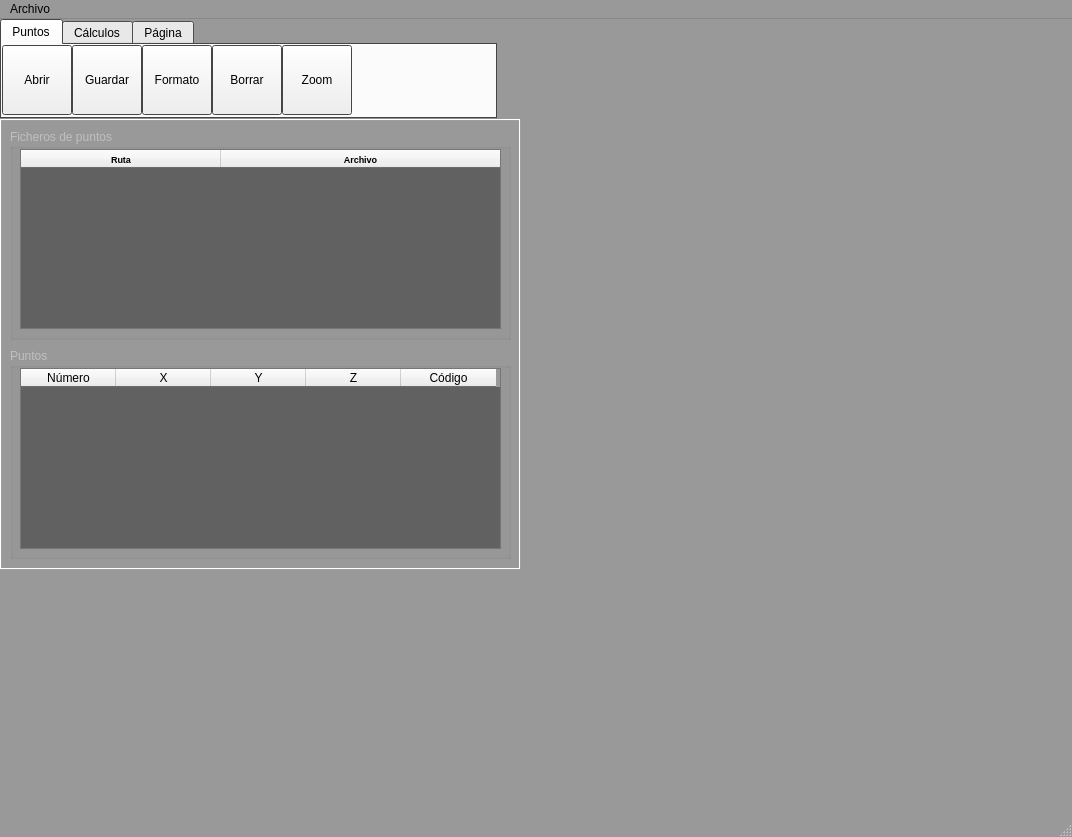
<?xml version="1.0" encoding="UTF-8"?>
<ui version="4.0">
 <author>Juanjo LG</author>
 <class>MainWindow</class>
 <widget class="QMainWindow" name="MainWindow">
  <property name="geometry">
   <rect>
    <x>0</x>
    <y>0</y>
    <width>1072</width>
    <height>837</height>
   </rect>
  </property>
  <property name="palette">
   <palette>
    <active>
     <colorrole role="WindowText">
      <brush brushstyle="SolidPattern">
       <color alpha="255">
        <red>191</red>
        <green>191</green>
        <blue>191</blue>
       </color>
      </brush>
     </colorrole>
     <colorrole role="Base">
      <brush brushstyle="SolidPattern">
       <color alpha="255">
        <red>97</red>
        <green>97</green>
        <blue>97</blue>
       </color>
      </brush>
     </colorrole>
     <colorrole role="Window">
      <brush brushstyle="SolidPattern">
       <color alpha="255">
        <red>153</red>
        <green>153</green>
        <blue>153</blue>
       </color>
      </brush>
     </colorrole>
    </active>
    <inactive>
     <colorrole role="WindowText">
      <brush brushstyle="SolidPattern">
       <color alpha="255">
        <red>191</red>
        <green>191</green>
        <blue>191</blue>
       </color>
      </brush>
     </colorrole>
     <colorrole role="Base">
      <brush brushstyle="SolidPattern">
       <color alpha="255">
        <red>97</red>
        <green>97</green>
        <blue>97</blue>
       </color>
      </brush>
     </colorrole>
     <colorrole role="Window">
      <brush brushstyle="SolidPattern">
       <color alpha="255">
        <red>153</red>
        <green>153</green>
        <blue>153</blue>
       </color>
      </brush>
     </colorrole>
    </inactive>
    <disabled>
     <colorrole role="WindowText">
      <brush brushstyle="SolidPattern">
       <color alpha="255">
        <red>120</red>
        <green>120</green>
        <blue>120</blue>
       </color>
      </brush>
     </colorrole>
     <colorrole role="Base">
      <brush brushstyle="SolidPattern">
       <color alpha="255">
        <red>153</red>
        <green>153</green>
        <blue>153</blue>
       </color>
      </brush>
     </colorrole>
     <colorrole role="Window">
      <brush brushstyle="SolidPattern">
       <color alpha="255">
        <red>153</red>
        <green>153</green>
        <blue>153</blue>
       </color>
      </brush>
     </colorrole>
    </disabled>
   </palette>
  </property>
  <property name="font">
   <font>
    <kerning>true</kerning>
   </font>
  </property>
  <property name="windowTitle">
   <string>MainWindow</string>
  </property>
  <widget class="QWidget" name="centralwidget">
   <widget class="QTabWidget" name="tabWidget">
    <property name="geometry">
     <rect>
      <x>0</x>
      <y>0</y>
      <width>497</width>
      <height>100</height>
     </rect>
    </property>
    <property name="palette">
     <palette>
      <active>
       <colorrole role="WindowText">
        <brush brushstyle="SolidPattern">
         <color alpha="255">
          <red>0</red>
          <green>0</green>
          <blue>0</blue>
         </color>
        </brush>
       </colorrole>
       <colorrole role="Light">
        <brush brushstyle="SolidPattern">
         <color alpha="255">
          <red>97</red>
          <green>97</green>
          <blue>97</blue>
         </color>
        </brush>
       </colorrole>
       <colorrole role="Midlight">
        <brush brushstyle="SolidPattern">
         <color alpha="255">
          <red>153</red>
          <green>153</green>
          <blue>153</blue>
         </color>
        </brush>
       </colorrole>
       <colorrole role="Base">
        <brush brushstyle="SolidPattern">
         <color alpha="255">
          <red>153</red>
          <green>153</green>
          <blue>153</blue>
         </color>
        </brush>
       </colorrole>
       <colorrole role="Window">
        <brush brushstyle="SolidPattern">
         <color alpha="255">
          <red>97</red>
          <green>97</green>
          <blue>97</blue>
         </color>
        </brush>
       </colorrole>
       <colorrole role="HighlightedText">
        <brush brushstyle="SolidPattern">
         <color alpha="255">
          <red>153</red>
          <green>153</green>
          <blue>153</blue>
         </color>
        </brush>
       </colorrole>
       <colorrole role="NoRole">
        <brush brushstyle="SolidPattern">
         <color alpha="255">
          <red>153</red>
          <green>153</green>
          <blue>153</blue>
         </color>
        </brush>
       </colorrole>
      </active>
      <inactive>
       <colorrole role="WindowText">
        <brush brushstyle="SolidPattern">
         <color alpha="255">
          <red>0</red>
          <green>0</green>
          <blue>0</blue>
         </color>
        </brush>
       </colorrole>
       <colorrole role="Light">
        <brush brushstyle="SolidPattern">
         <color alpha="255">
          <red>97</red>
          <green>97</green>
          <blue>97</blue>
         </color>
        </brush>
       </colorrole>
       <colorrole role="Midlight">
        <brush brushstyle="SolidPattern">
         <color alpha="255">
          <red>153</red>
          <green>153</green>
          <blue>153</blue>
         </color>
        </brush>
       </colorrole>
       <colorrole role="Base">
        <brush brushstyle="SolidPattern">
         <color alpha="255">
          <red>153</red>
          <green>153</green>
          <blue>153</blue>
         </color>
        </brush>
       </colorrole>
       <colorrole role="Window">
        <brush brushstyle="SolidPattern">
         <color alpha="255">
          <red>97</red>
          <green>97</green>
          <blue>97</blue>
         </color>
        </brush>
       </colorrole>
       <colorrole role="HighlightedText">
        <brush brushstyle="SolidPattern">
         <color alpha="255">
          <red>153</red>
          <green>153</green>
          <blue>153</blue>
         </color>
        </brush>
       </colorrole>
       <colorrole role="NoRole">
        <brush brushstyle="SolidPattern">
         <color alpha="255">
          <red>153</red>
          <green>153</green>
          <blue>153</blue>
         </color>
        </brush>
       </colorrole>
      </inactive>
      <disabled>
       <colorrole role="WindowText">
        <brush brushstyle="SolidPattern">
         <color alpha="255">
          <red>150</red>
          <green>160</green>
          <blue>61</blue>
         </color>
        </brush>
       </colorrole>
       <colorrole role="Light">
        <brush brushstyle="SolidPattern">
         <color alpha="255">
          <red>97</red>
          <green>97</green>
          <blue>97</blue>
         </color>
        </brush>
       </colorrole>
       <colorrole role="Midlight">
        <brush brushstyle="SolidPattern">
         <color alpha="255">
          <red>153</red>
          <green>153</green>
          <blue>153</blue>
         </color>
        </brush>
       </colorrole>
       <colorrole role="Base">
        <brush brushstyle="SolidPattern">
         <color alpha="255">
          <red>97</red>
          <green>97</green>
          <blue>97</blue>
         </color>
        </brush>
       </colorrole>
       <colorrole role="Window">
        <brush brushstyle="SolidPattern">
         <color alpha="255">
          <red>97</red>
          <green>97</green>
          <blue>97</blue>
         </color>
        </brush>
       </colorrole>
       <colorrole role="HighlightedText">
        <brush brushstyle="SolidPattern">
         <color alpha="255">
          <red>153</red>
          <green>153</green>
          <blue>153</blue>
         </color>
        </brush>
       </colorrole>
       <colorrole role="NoRole">
        <brush brushstyle="SolidPattern">
         <color alpha="255">
          <red>153</red>
          <green>153</green>
          <blue>153</blue>
         </color>
        </brush>
       </colorrole>
      </disabled>
     </palette>
    </property>
    <property name="tabShape">
     <enum>QTabWidget::Rounded</enum>
    </property>
    <property name="currentIndex">
     <number>0</number>
    </property>
    <property name="elideMode">
     <enum>Qt::ElideNone</enum>
    </property>
    <widget class="QWidget" name="tab">
     <attribute name="title">
      <string>Puntos</string>
     </attribute>
     <widget class="QPushButton" name="pushButton">
      <property name="geometry">
       <rect>
        <x>0</x>
        <y>0</y>
        <width>70</width>
        <height>70</height>
       </rect>
      </property>
      <property name="text">
       <string>Abrir</string>
      </property>
     </widget>
     <widget class="QPushButton" name="pushButton_2">
      <property name="geometry">
       <rect>
        <x>70</x>
        <y>0</y>
        <width>70</width>
        <height>70</height>
       </rect>
      </property>
      <property name="text">
       <string>Guardar</string>
      </property>
     </widget>
     <widget class="QPushButton" name="pushButton_3">
      <property name="geometry">
       <rect>
        <x>140</x>
        <y>0</y>
        <width>70</width>
        <height>70</height>
       </rect>
      </property>
      <property name="text">
       <string>Formato</string>
      </property>
     </widget>
     <widget class="QPushButton" name="pushButton_4">
      <property name="geometry">
       <rect>
        <x>210</x>
        <y>0</y>
        <width>70</width>
        <height>70</height>
       </rect>
      </property>
      <property name="text">
       <string>Borrar</string>
      </property>
     </widget>
     <widget class="QPushButton" name="pushButton_5">
      <property name="geometry">
       <rect>
        <x>280</x>
        <y>0</y>
        <width>70</width>
        <height>70</height>
       </rect>
      </property>
      <property name="text">
       <string>Zoom</string>
      </property>
     </widget>
    </widget>
    <widget class="QWidget" name="tab_2">
     <attribute name="title">
      <string>Cálculos</string>
     </attribute>
     <widget class="QPushButton" name="pushButton_6">
      <property name="geometry">
       <rect>
        <x>0</x>
        <y>0</y>
        <width>70</width>
        <height>70</height>
       </rect>
      </property>
      <property name="text">
       <string>Distancia</string>
      </property>
     </widget>
     <widget class="QPushButton" name="pushButton_7">
      <property name="geometry">
       <rect>
        <x>70</x>
        <y>0</y>
        <width>70</width>
        <height>70</height>
       </rect>
      </property>
      <property name="text">
       <string>Azimut</string>
      </property>
     </widget>
     <widget class="QPushButton" name="pushButton_8">
      <property name="geometry">
       <rect>
        <x>140</x>
        <y>0</y>
        <width>70</width>
        <height>70</height>
       </rect>
      </property>
      <property name="text">
       <string>Itinerario</string>
      </property>
     </widget>
     <widget class="QPushButton" name="pushButton_9">
      <property name="geometry">
       <rect>
        <x>210</x>
        <y>0</y>
        <width>70</width>
        <height>70</height>
       </rect>
      </property>
      <property name="text">
       <string>Nivelación</string>
      </property>
     </widget>
     <widget class="QPushButton" name="pushButton_10">
      <property name="geometry">
       <rect>
        <x>280</x>
        <y>0</y>
        <width>70</width>
        <height>70</height>
       </rect>
      </property>
      <property name="text">
       <string>Poligonal</string>
      </property>
     </widget>
     <widget class="QPushButton" name="pushButton_11">
      <property name="geometry">
       <rect>
        <x>350</x>
        <y>0</y>
        <width>70</width>
        <height>70</height>
       </rect>
      </property>
      <property name="text">
       <string>Helmert 2D</string>
      </property>
     </widget>
     <widget class="QPushButton" name="pushButton_12">
      <property name="geometry">
       <rect>
        <x>420</x>
        <y>0</y>
        <width>70</width>
        <height>70</height>
       </rect>
      </property>
      <property name="text">
       <string>Helmert 3D</string>
      </property>
     </widget>
    </widget>
    <widget class="QWidget" name="tab_3">
     <attribute name="title">
      <string>Página</string>
     </attribute>
    </widget>
   </widget>
   <widget class="QFrame" name="frame">
    <property name="geometry">
     <rect>
      <x>0</x>
      <y>100</y>
      <width>521</width>
      <height>451</height>
     </rect>
    </property>
    <property name="frameShape">
     <enum>QFrame::Box</enum>
    </property>
    <property name="frameShadow">
     <enum>QFrame::Raised</enum>
    </property>
    <widget class="QGroupBox" name="groupBox">
     <property name="geometry">
      <rect>
       <x>10</x>
       <y>10</y>
       <width>501</width>
       <height>211</height>
      </rect>
     </property>
     <property name="title">
      <string>Ficheros de puntos</string>
     </property>
     <widget class="QTreeWidget" name="treeWidget">
      <property name="geometry">
       <rect>
        <x>10</x>
        <y>20</y>
        <width>481</width>
        <height>180</height>
       </rect>
      </property>
      <property name="sizePolicy">
       <sizepolicy hsizetype="Preferred" vsizetype="Expanding">
        <horstretch>0</horstretch>
        <verstretch>0</verstretch>
       </sizepolicy>
      </property>
      <property name="font">
       <font>
        <pointsize>7</pointsize>
        <kerning>false</kerning>
       </font>
      </property>
      <property name="lineWidth">
       <number>0</number>
      </property>
      <property name="sizeAdjustPolicy">
       <enum>QAbstractScrollArea::AdjustIgnored</enum>
      </property>
      <property name="horizontalScrollMode">
       <enum>QAbstractItemView::ScrollPerItem</enum>
      </property>
      <property name="uniformRowHeights">
       <bool>true</bool>
      </property>
      <attribute name="headerCascadingSectionResizes">
       <bool>false</bool>
      </attribute>
      <attribute name="headerDefaultSectionSize">
       <number>200</number>
      </attribute>
      <attribute name="headerHighlightSections">
       <bool>false</bool>
      </attribute>
      <attribute name="headerMinimumSectionSize">
       <number>70</number>
      </attribute>
      <attribute name="headerShowSortIndicator" stdset="0">
       <bool>false</bool>
      </attribute>
      <attribute name="headerStretchLastSection">
       <bool>true</bool>
      </attribute>
      <column>
       <property name="text">
        <string>Ruta</string>
       </property>
       <property name="font">
        <font>
         <weight>75</weight>
         <bold>true</bold>
         <kerning>true</kerning>
        </font>
       </property>
       <property name="textAlignment">
        <set>AlignCenter</set>
       </property>
      </column>
      <column>
       <property name="text">
        <string>Archivo</string>
       </property>
       <property name="font">
        <font>
         <weight>75</weight>
         <bold>true</bold>
         <kerning>false</kerning>
        </font>
       </property>
       <property name="textAlignment">
        <set>AlignCenter</set>
       </property>
      </column>
     </widget>
    </widget>
    <widget class="QGroupBox" name="groupBox_2">
     <property name="geometry">
      <rect>
       <x>10</x>
       <y>229</y>
       <width>501</width>
       <height>211</height>
      </rect>
     </property>
     <property name="title">
      <string>Puntos</string>
     </property>
     <widget class="QTableWidget" name="tableWidget">
      <property name="geometry">
       <rect>
        <x>10</x>
        <y>20</y>
        <width>481</width>
        <height>181</height>
       </rect>
      </property>
      <attribute name="horizontalHeaderDefaultSectionSize">
       <number>95</number>
      </attribute>
      <column>
       <property name="text">
        <string>Número</string>
       </property>
      </column>
      <column>
       <property name="text">
        <string>X</string>
       </property>
      </column>
      <column>
       <property name="text">
        <string>Y</string>
       </property>
      </column>
      <column>
       <property name="text">
        <string>Z</string>
       </property>
      </column>
      <column>
       <property name="text">
        <string>Código</string>
       </property>
      </column>
     </widget>
    </widget>
   </widget>
  </widget>
  <widget class="QMenuBar" name="menubar">
   <property name="geometry">
    <rect>
     <x>0</x>
     <y>0</y>
     <width>1072</width>
     <height>26</height>
    </rect>
   </property>
   <widget class="QMenu" name="menuArchivo">
    <property name="title">
     <string>Archivo</string>
    </property>
    <addaction name="actionAbrir"/>
    <addaction name="actionGuardar"/>
    <addaction name="actionGuardar_Como"/>
    <addaction name="separator"/>
    <addaction name="actionCerrar"/>
   </widget>
   <addaction name="menuArchivo"/>
  </widget>
  <widget class="QStatusBar" name="statusbar"/>
  <action name="actionAbrir">
   <property name="text">
    <string>Abrir</string>
   </property>
  </action>
  <action name="actionGuardar">
   <property name="text">
    <string>Guardar</string>
   </property>
  </action>
  <action name="actionGuardar_Como">
   <property name="text">
    <string>Guardar Como</string>
   </property>
  </action>
  <action name="actionCerrar">
   <property name="text">
    <string>Cerrar</string>
   </property>
   <property name="shortcut">
    <string>Ctrl+Q</string>
   </property>
  </action>
 </widget>
 <resources/>
 <connections>
  <connection>
   <sender>actionCerrar</sender>
   <signal>triggered()</signal>
   <receiver>MainWindow</receiver>
   <slot>close()</slot>
   <hints>
    <hint type="sourcelabel">
     <x>-1</x>
     <y>-1</y>
    </hint>
    <hint type="destinationlabel">
     <x>550</x>
     <y>418</y>
    </hint>
   </hints>
  </connection>
 </connections>
</ui>
